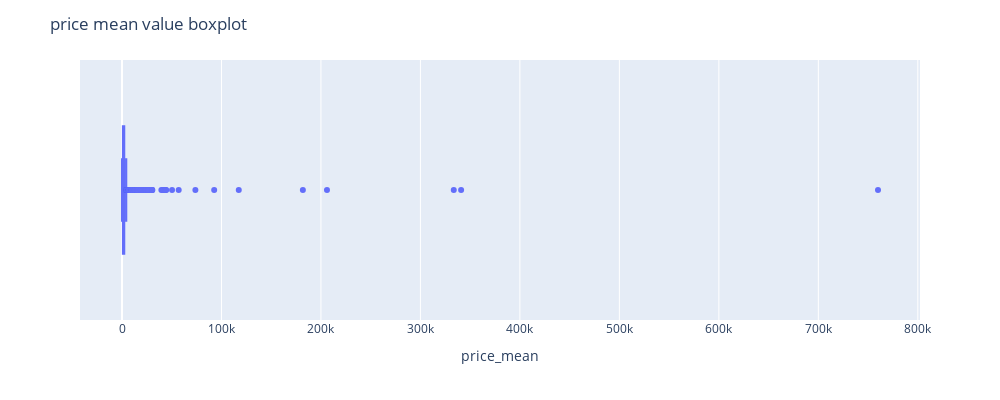

Notebook code for this chart:
### Code cell
df['price_mean'] = (df.price_max+df.price_min)/2
fig = px.box(df,x='price_mean')
fig.update_layout(
    title = 'price mean value boxplot',
    width = 1000,
    height = 400)
fig.show()

### Figure 1 — Plotly figure (JSON) as saved in the notebook; plotly's stock layout.template omitted (floating-point values rounded to 4 significant figures; data arrays with more than 128 entries replaced by an {"elided": "..."} marker saying what was removed)
{"data": [{"alignmentgroup": "True", "hovertemplate": "price_mean=%{x}<extra></extra>", "legendgroup": "", "marker": {"color": "#636efa"}, "name": "", "notched": false, "offsetgroup": "", "orientation": "h", "showlegend": false, "type": "box", "x": {"elided": "39980 float values"}, "x0": " ", "xaxis": "x", "y0": " ", "yaxis": "y"}], "layout": {"boxmode": "group", "height": 400, "legend": {"tracegroupgap": 0}, "margin": {"t": 60}, "title": {"text": "price mean value boxplot"}, "width": 1000, "xaxis": {"anchor": "y", "domain": [0, 1], "title": {"text": "price_mean"}}, "yaxis": {"anchor": "x", "domain": [0, 1]}}}
